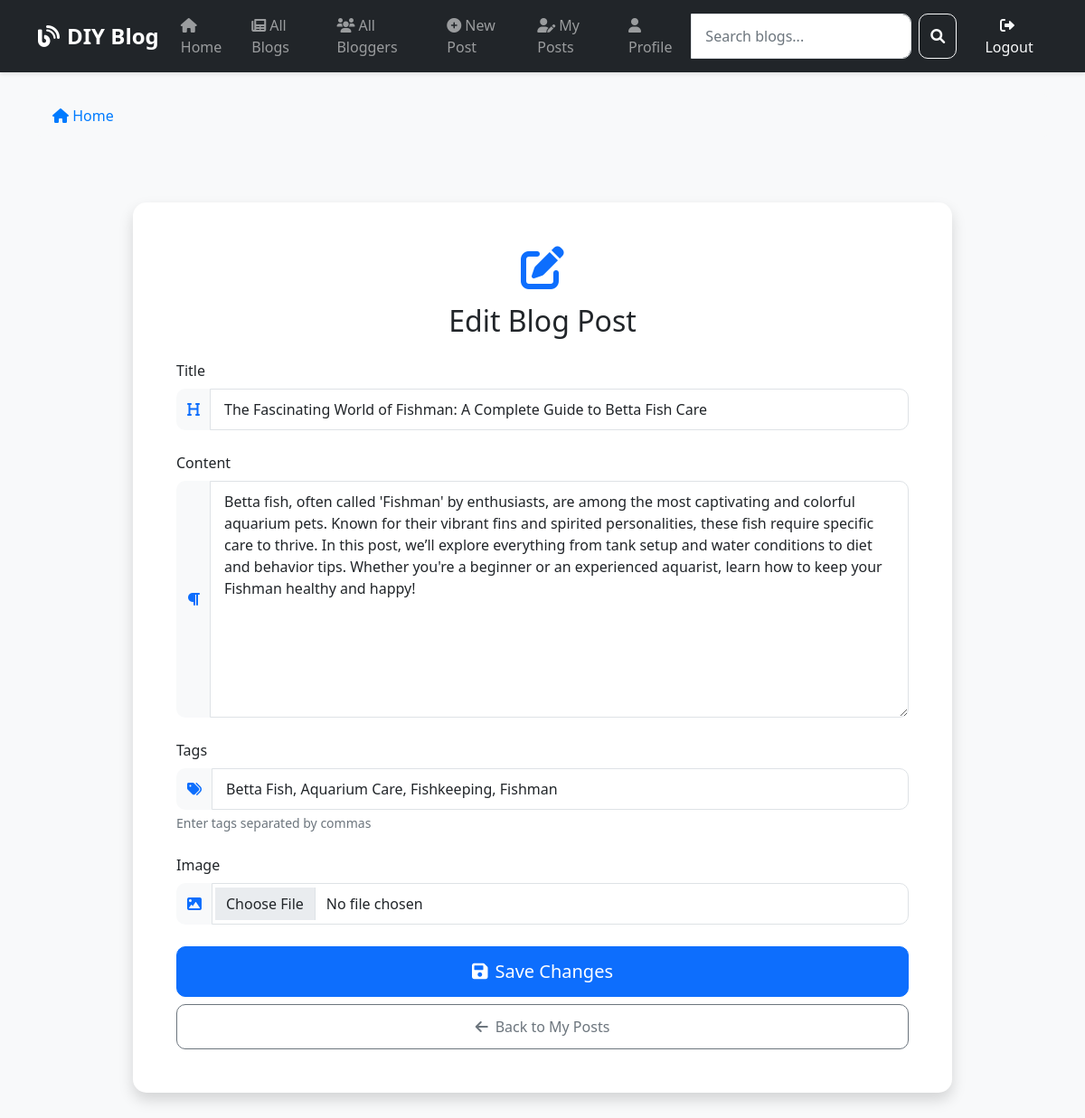
The page /blog/21/update/ (signed in) on the database its author committed.
### blogs/models.py (models this page shows, shortened)
class BlogPost(models.Model):
    title = models.CharField(max_length=200)
    slug = models.SlugField(unique=True, null=True, blank=True)
    author = models.ForeignKey(Blogger, on_delete=models.CASCADE)
    content = models.TextField()
    post_date = models.DateTimeField(auto_now_add=True)
    last_modified = models.DateTimeField(auto_now=True)
    tags = models.ManyToManyField(Tag, blank=True)
    image = models.ImageField(upload_to='blog_images/', blank=True, null=True)
    likes = models.ManyToManyField(User, related_name='liked_posts', blank=True)
    views = models.PositiveIntegerField(default=0)
    class Meta:
        ordering = ['-post_date']

### blogs/views.py (the view)
# urls.py: path('blog/<int:pk>/update/', views.BlogPostUpdateView.as_view(), name='post-update'),
class BlogPostUpdateView(LoginRequiredMixin, UserPassesTestMixin, generic.UpdateView):
    model = BlogPost
    form_class = BlogPostForm
    template_name = 'blogs/blogpost_form.html'
    def test_func(self):
        post = self.get_object()
        return post.author.user == self.request.user

### blogs/forms.py (shortened to what this page needs)
class BlogPostForm(forms.ModelForm):
    tags = forms.CharField(
        required=False,
        help_text="Enter tags separated by commas",
        widget=forms.TextInput(attrs={'class': 'form-control', 'placeholder': 'Enter tags (e.g., technology, programming, python)'}),
    )
    class Meta:
        model = BlogPost
        fields = ['title', 'content', 'image']
        widgets = {
            'title': forms.TextInput(attrs={
                'class': 'form-control',
                'placeholder': 'Enter post title'
            }),
            'content': forms.Textarea(attrs={
                'class': 'form-control',
                'rows': 10,
                'placeholder': 'Write your blog post content here...'
            }),
            'image': forms.FileInput(attrs={
                'class': 'form-control'
            })
        }
    def __init__(self, *args, **kwargs):
        super().__init__(*args, **kwargs)
        if self.instance.pk:
            self.initial['tags'] = ', '.join(tag.name for tag in self.instance.tags.all())

### blogs/templates/blogs/blogpost_form.html (shortened to what this page needs)
{% extends "blogs/base.html" %}
{% load static %}
{% block content %}
<div class="container py-5">
    <div class="row justify-content-center">
        <div class="col-lg-10">
            <div class="card shadow">
                <div class="card-body p-5">
                    <div class="text-center mb-4">
                        {% if form.instance.pk %}
                            <i class="fas fa-edit fa-3x text-primary mb-3"></i>
                            <h2 class="card-title">Edit Blog Post</h2>
                        {% else %}
                            <i class="fas fa-pencil-alt fa-3x text-primary mb-3"></i>
                            <h2 class="card-title">Create New Blog Post</h2>
                        {% endif %}
                    </div>
                    <form method="post" enctype="multipart/form-data" class="needs-validation" novalidate>
                        <div class="mb-4">
                            <label for="{{ form.title.id_for_label }}" class="form-label">Title</label>
                            <div class="input-group">
                                <span class="input-group-text bg-light">
                                    <i class="fas fa-heading text-primary"></i>
                                </span>
                                {{ form.title }}
                            </div>
                        </div>
                        <div class="mb-4">
                            <label for="{{ form.content.id_for_label }}" class="form-label">Content</label>
                            <div class="input-group">
                                <span class="input-group-text bg-light">
                                    <i class="fas fa-paragraph text-primary"></i>
                                </span>
                                {{ form.content }}
                            </div>
                        </div>
                        <div class="mb-4">
                            <label for="{{ form.tags.id_for_label }}" class="form-label">Tags</label>
                            <div class="input-group">
                                <span class="input-group-text bg-light">
                                    <i class="fas fa-tags text-primary"></i>
                                </span>
                                {{ form.tags }}
                            </div>
                            <div class="form-text">{{ form.tags.help_text }}</div>
                        </div>
                        <div class="mb-4">
                            <label for="{{ form.image.id_for_label }}" class="form-label">Image</label>
                            <div class="input-group">
                                <span class="input-group-text bg-light">
                                    <i class="fas fa-image text-primary"></i>
                                </span>
                                {{ form.image }}
                            </div>
                        </div>
                        <div class="d-grid gap-2">
                            <button type="submit" class="btn btn-primary btn-lg">
                                {% if form.instance.pk %}
                                    <i class="fas fa-save me-2"></i>Save Changes
                                {% else %}
                                    <i class="fas fa-plus-circle me-2"></i>Create Post
                                {% endif %}
                            </button>
                            <a href="{% url 'my-posts' %}" class="btn btn-outline-secondary">
                                <i class="fas fa-arrow-left me-2"></i>Back to My Posts
                            </a>
                        </div>
                    </form>
                </div>
            </div>
        </div>
    </div>
</div>
{% endblock %}

### blogs/static/css/styles.css (style rules this page uses)
body { background-color: #f8f9fa; font-family: 'Segoe UI', Tahoma, Geneva, Verdana, sans-serif; }
.card { transition: transform 0.3s ease, box-shadow 0.3s ease; }
.form-control { border-radius: 8px; padding: 10px 15px; border: 1px solid #dee2e6; }
.btn { border-radius: 8px; padding: 10px 20px; font-weight: 500; transition: all 0.3s ease; }

### blogs/templates/blogs/blogpost_form.html (style rules this page uses)
.card { border: none; border-radius: 15px; }
.input-group-text { border: none; border-radius: 10px 0 0 10px; }
.form-control { border-radius: 0 10px 10px 0; border: 1px solid #dee2e6; }
textarea.form-control { border-radius: 10px; min-height: 200px; }
.btn { border-radius: 10px; padding: 12px; }

### rows shown on the page
BlogPost: title "The Fascinating World of Fishman: A Complete Guide to Betta Fish Care", content "Betta fish, often called 'Fishman' by enthusiasts, are among the most captivating and colorful aquarium pets. Known for their vibrant fins and spirited personalities, these fish require specific care to thrive. In this post, we’ll explore everything from tank setup and water conditions to diet and behavior tips. Whether you're a beginner or an experienced aquarist, learn how to keep your Fishman healthy and happy!"
